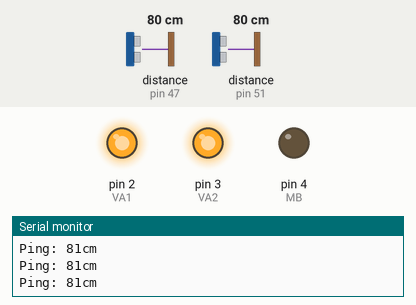
Recording of a sketch running on a simulated Arduino Mega 2560, built with avr-gcc and run on an emulated ATmega2560. Parts: output pins drawn as LEDs (lit = HIGH), the last lines printed to the serial monitor. Inputs (shaded band) come from the test bench; at power-on: distance to the obstacle (sensors on pin 47, pin 51) 80 cm. The echo pulse lasts 58.3 µs per cm.

Above: at 1.2 s.
1.3 s: distance to the obstacle (sensor on pin 47) set to 95 cm
2.8 s: distance to the obstacle (sensor on pin 47) set to 103 cm
At 3.6 s:
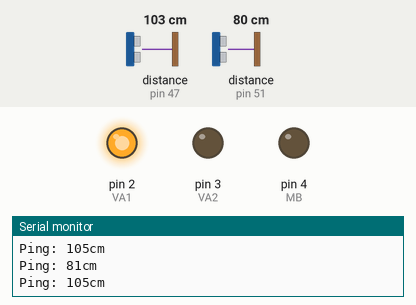
4.3 s: distance to the obstacle (sensor on pin 51) set to 12 cm
5.8 s: distance to the obstacle (sensor on pin 51) set to 9 cm
At 6.5 s:
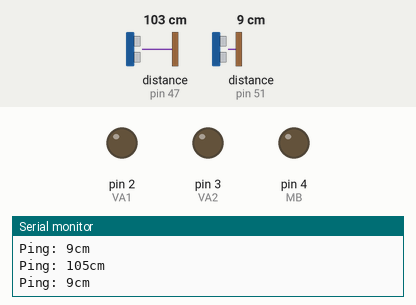
7.3 s: distance to the obstacle (sensor on pin 47) set to 35 cm
At 8.3 s:
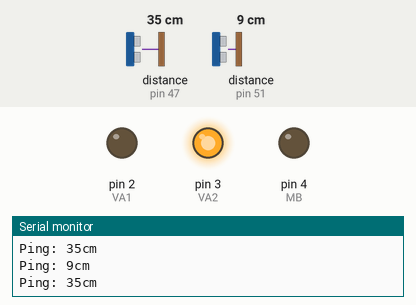
8.8 s: distance to the obstacle (sensor on pin 47) set to 12 cm
11.8 s: distance to the obstacle (sensor on pin 47) set to 9 cm
At 13.0 s:
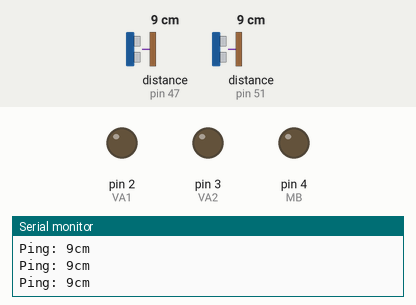
Timing chart, 0 to 14.8 s (numbered marks = the images above; inputs shaded):
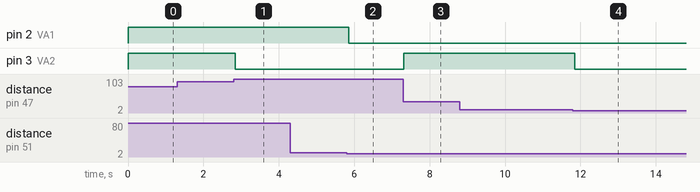

The sketch:

C2_test2.ino
```cpp
#include <NewPing.h>
int ibyte,val;
int datas[10];
int data[9];
int XT; //Tipo de tarea
int carga;
int nivel_tanque;
float medida_u1;
float medida_u2;
int flag1;
unsigned long tiempo_inicio;

#define PC Serial
#define C1 Serial1
#define SCADA Serial2

#define VA1 2 // Electroválvula 1, tipo salida a relé //IZQUIERDA
#define VA2 3 // Electroválvula 2, tipo salida a relé //DERECHA
#define MB  4 // Relé de la motobomba

//Tareas
#define fumigacion  1
#define adquisicion 2
#define transporte  3
#define MAX_CARGA   100
#define MIN_LEVEL_TANQUE   10
#define REF_U1   100
#define REF_U2   100
#define TIEMPO_PARADA   10000 //En milisegundos

//Sensores de ultrasonido
#define trig1 41
#define echo1 43
#define trig2 45
#define echo2 47
#define trig3 49
#define echo3 51
#define MAX_DISTANCE 200 // Maximum distance we want to ping for (in centimeters). Maximum sensor distance is rated at 400-500cm.

NewPing tanque(trig1, echo1, MAX_DISTANCE); // NewPing setup of pins and maximum distance.
NewPing arbol_der(trig2, echo2, MAX_DISTANCE); // NewPing setup of pins and maximum distance.
NewPing arbol_izq(trig3, echo3, MAX_DISTANCE); // NewPing setup of pins and maximum distance.

//Sensores Analógicos
#define S1 A1
#define S2 A2
#define S3 A3
#define S4 A4
#define transmisor_presion A14
#define corriente_total A10
#define votaje_total A9
#define humedad_suelo A12
#define ph_suelo A13
#define radiacion_solar A11
//Sensores I2C y digitales
#define dht11 53

//

//Entradas y salidas extras
#define Out1 23
#define Out2 25
#define Out3 27
#define Out4 29
#define In1  31
#define In2  33
#define In3  35
#define In4  37

// variables
int buttonState = 0;

void setup() {
  // initialize the LED pin as an output:
  pinMode(VA1, OUTPUT);
  pinMode(VA2, OUTPUT);
  pinMode(MB, OUTPUT);

  PC.begin(9600);
  C1.begin(9600); //Comunicación con C1
  SCADA.begin(9600); //Comunicación con SCADA
}

void loop(){

  medida_u1 = medida1();

  if(medida_u1 <= REF_U1 && medida_u1>10 && medida_u1!=0 ) //detecta el arbol en el lado1?
  digitalWrite(VA1, HIGH);
  else
  digitalWrite(VA1, LOW);

  medida_u2 = medida2();

  if(medida_u2 <= REF_U2 && medida_u2>10 && medida_u2!=0 ) //detecta el arbol en el lado1?
  digitalWrite(VA2, HIGH);
  else
  digitalWrite(VA2, LOW);

  delay(50);                      // Wait 50ms between pings (about 20 pings/sec). 29ms should be the shortest delay between pings.

  control_presion();

  read_sensors();
}

void enviar_datos(){}
void init_sensors(){}
boolean llego_DP(){}
void colocar_sensor(){}
void recoger_sensor(){}
void read_sensors(){
  //Se van a tomar 4 muestras que se van a promediar
  //Trabajaremos con interrupción timer 1
  enviar_datos();

}
void control_presion(){
}

float medida1(){
  unsigned int uS = arbol_izq.ping(); // Send ping, get ping time in microseconds (uS).
  Serial.print("Ping: ");
  Serial.print(uS / US_ROUNDTRIP_CM); // Convert ping time to distance in cm and print result (0 = outside set distance range)
  Serial.println("cm");
  return uS / US_ROUNDTRIP_CM;
}

float medida2(){
  unsigned int uS = arbol_der.ping(); // Send ping, get ping time in microseconds (uS).
  Serial.print("Ping: ");
  Serial.print(uS / US_ROUNDTRIP_CM); // Convert ping time to distance in cm and print result (0 = outside set distance range)
  Serial.println("cm");
  return uS / US_ROUNDTRIP_CM;
}
```

Measured:
- the behaviour switches between 98 and 99 cm on distance to the obstacle (sensor on pin 47) (found by bisection; images 0 and 1)
- the behaviour switches between 11 and 10 cm on distance to the obstacle (sensor on pin 51) (found by bisection; images 1 and 2)
- the behaviour switches between 11 and 10 cm on distance to the obstacle (sensor on pin 47) (found by bisection; images 3 and 4)
- after the input at 2.8 s, pin 3 (VA2): HIGH → LOW at once
- after the input at 5.8 s, pin 2 (VA1): HIGH → LOW after 0.05 s
- after the input at 7.3 s, pin 3 (VA2): LOW → HIGH at once
- after the input at 11.8 s, pin 3 (VA2): HIGH → LOW after 0.05 s
